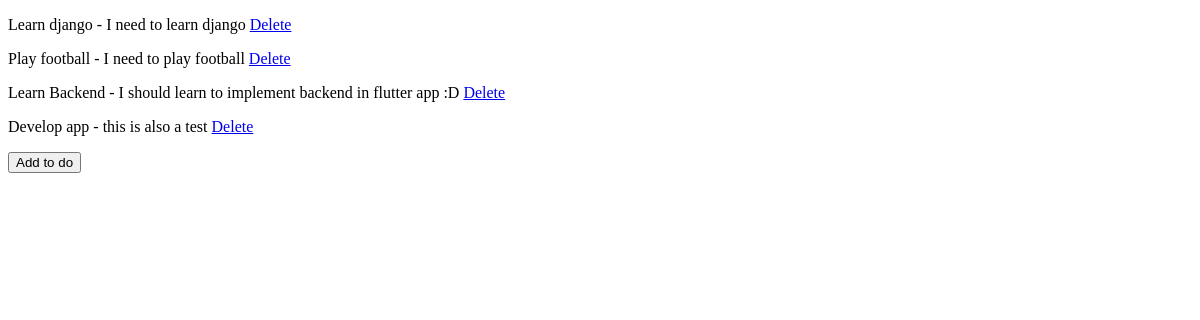
/, run on an earlier commit of the app's database.
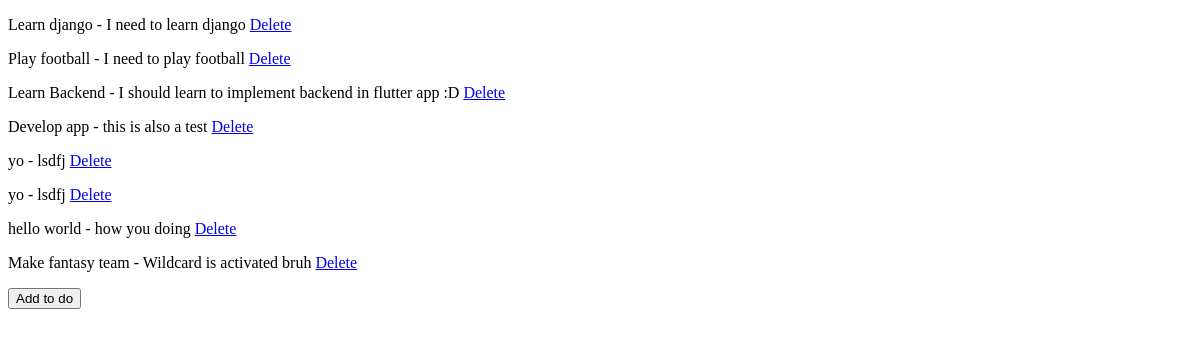
And on a later commit of the database.
### notes/models.py (models this page shows, shortened)
class ToDo(models.Model):
	title = models.CharField(max_length = 100)
	description = models.TextField()

### notes/views.py (the view)
# urls.py: path('', views.todopage, name = 'todo-page'),
def todopage(request):
	datas = ToDo.objects.all()
	return render(request, 'home.html', {'datas': datas})

### notes/templates/home.html (shortened to what this page needs)
<!DOCTYPE html>
<html>
<head>
</head>
<body>
	<p>
		{% for data in datas %}
			<p> {{data.title}} - {{data.description}}  <a href="{% url 'delete' data.id %}" >Delete</a></p>
		{% endfor %}
		<form action="http://127.0.0.1:8000/addtodo/">
    	<input type="submit" value="Add to do" />
		</form>
	</p>
</body>
</html>

What changed in the data, as far as the page shows it:
added ToDo: title "yo", description "lsdfj"
added ToDo: title "yo", description "lsdfj"
added ToDo: title "hello world", description "how you doing"
added ToDo: title "Make fantasy team", description "Wildcard is activated bruh"
